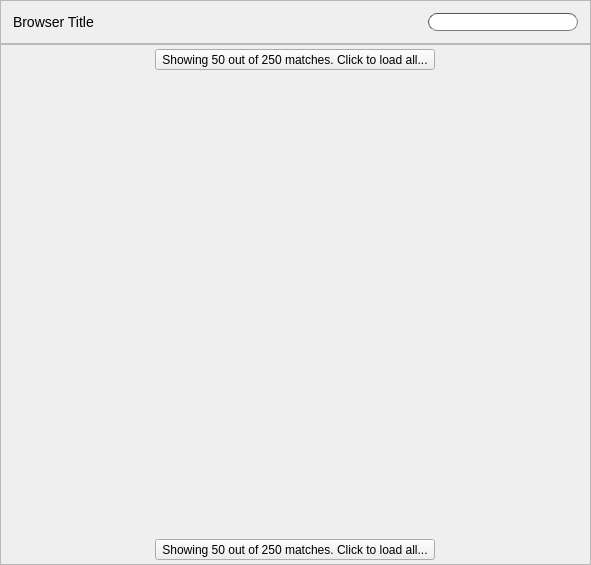
<?xml version="1.0" encoding="UTF-8"?>
<ui version="4.0">
 <class>Browser</class>
 <widget class="QWidget" name="Browser">
  <property name="geometry">
   <rect>
    <x>0</x>
    <y>0</y>
    <width>591</width>
    <height>565</height>
   </rect>
  </property>
  <property name="windowTitle">
   <string>Form</string>
  </property>
  <layout class="QVBoxLayout" name="verticalLayout">
   <property name="spacing">
    <number>0</number>
   </property>
   <property name="margin">
    <number>0</number>
   </property>
   <item>
    <widget class="QFrame" name="browser_header">
     <property name="minimumSize">
      <size>
       <width>0</width>
       <height>44</height>
      </size>
     </property>
     <property name="maximumSize">
      <size>
       <width>16777215</width>
       <height>44</height>
      </size>
     </property>
     <property name="styleSheet">
      <string notr="true"/>
     </property>
     <property name="frameShape">
      <enum>QFrame::StyledPanel</enum>
     </property>
     <property name="frameShadow">
      <enum>QFrame::Raised</enum>
     </property>
     <layout class="QHBoxLayout" name="horizontalLayout_4">
      <property name="leftMargin">
       <number>12</number>
      </property>
      <property name="topMargin">
       <number>3</number>
      </property>
      <property name="rightMargin">
       <number>12</number>
      </property>
      <property name="bottomMargin">
       <number>3</number>
      </property>
      <item>
       <widget class="QLabel" name="label">
        <property name="text">
         <string>&lt;big&gt;Browser Title&lt;/big&gt;</string>
        </property>
       </widget>
      </item>
      <item>
       <spacer name="horizontalSpacer">
        <property name="orientation">
         <enum>Qt::Horizontal</enum>
        </property>
        <property name="sizeHint" stdset="0">
         <size>
          <width>40</width>
          <height>20</height>
         </size>
        </property>
       </spacer>
      </item>
      <item>
       <widget class="QLineEdit" name="search">
        <property name="minimumSize">
         <size>
          <width>150</width>
          <height>0</height>
         </size>
        </property>
        <property name="maximumSize">
         <size>
          <width>150</width>
          <height>16777215</height>
         </size>
        </property>
        <property name="styleSheet">
         <string notr="true">border-width: 1px;
background-image: url(:/tk_framework_qtwidgets.browser_widget/search.png);
background-repeat: no-repeat;
background-position: center left;
border-style: inset;
border-color: #535353;
border-radius: 9px;
padding-left: 15px</string>
        </property>
       </widget>
      </item>
     </layout>
    </widget>
   </item>
   <item>
    <widget class="QStackedWidget" name="main_pages">
     <property name="currentIndex">
      <number>0</number>
     </property>
     <widget class="QWidget" name="items_page">
      <layout class="QHBoxLayout" name="horizontalLayout_3">
       <property name="spacing">
        <number>0</number>
       </property>
       <property name="margin">
        <number>0</number>
       </property>
       <item>
        <widget class="QScrollArea" name="scroll_area">
         <property name="horizontalScrollBarPolicy">
          <enum>Qt::ScrollBarAlwaysOff</enum>
         </property>
         <property name="widgetResizable">
          <bool>true</bool>
         </property>
         <widget class="QWidget" name="scrollAreaWidgetContents">
          <property name="geometry">
           <rect>
            <x>0</x>
            <y>0</y>
            <width>589</width>
            <height>519</height>
           </rect>
          </property>
          <layout class="QVBoxLayout" name="verticalLayout_4">
           <property name="spacing">
            <number>0</number>
           </property>
           <property name="margin">
            <number>4</number>
           </property>
           <item>
            <layout class="QHBoxLayout" name="horizontalLayout_7">
             <item>
              <widget class="QToolButton" name="load_all_top">
               <property name="text">
                <string>Showing 50 out of 250 matches. Click to load all...</string>
               </property>
              </widget>
             </item>
            </layout>
           </item>
           <item>
            <layout class="QVBoxLayout" name="scroll_area_layout">
             <property name="spacing">
              <number>0</number>
             </property>
            </layout>
           </item>
           <item>
            <spacer name="verticalSpacer">
             <property name="orientation">
              <enum>Qt::Vertical</enum>
             </property>
             <property name="sizeHint" stdset="0">
              <size>
               <width>20</width>
               <height>40</height>
              </size>
             </property>
            </spacer>
           </item>
           <item>
            <layout class="QHBoxLayout" name="horizontalLayout_8">
             <item>
              <widget class="QToolButton" name="load_all_bottom">
               <property name="text">
                <string>Showing 50 out of 250 matches. Click to load all...</string>
               </property>
              </widget>
             </item>
            </layout>
           </item>
          </layout>
         </widget>
        </widget>
       </item>
      </layout>
     </widget>
     <widget class="QWidget" name="loading_page">
      <property name="styleSheet">
       <string notr="true"/>
      </property>
      <layout class="QHBoxLayout" name="horizontalLayout">
       <property name="spacing">
        <number>0</number>
       </property>
       <property name="margin">
        <number>0</number>
       </property>
       <item>
        <widget class="QLabel" name="progress_bar">
         <property name="layoutDirection">
          <enum>Qt::LeftToRight</enum>
         </property>
         <property name="styleSheet">
          <string notr="true">#progress_bar {
border-style: solid;
border-width: 1px;
border-radius: 2px;
border-color: rgb(32,32,32);
}</string>
         </property>
         <property name="text">
          <string/>
         </property>
         <property name="pixmap">
          <pixmap resource="resources.qrc">:/tk_framework_qtwidgets.browser_widget/progress_bar_1.png</pixmap>
         </property>
         <property name="alignment">
          <set>Qt::AlignCenter</set>
         </property>
        </widget>
       </item>
      </layout>
     </widget>
     <widget class="QWidget" name="status_page">
      <layout class="QHBoxLayout" name="horizontalLayout_2">
       <property name="spacing">
        <number>0</number>
       </property>
       <property name="margin">
        <number>0</number>
       </property>
       <item>
        <widget class="QLabel" name="status_message">
         <property name="layoutDirection">
          <enum>Qt::LeftToRight</enum>
         </property>
         <property name="styleSheet">
          <string notr="true">#status_message {
border-style: solid;
border-width: 1px;
border-radius: 2px;
border-color: rgb(32,32,32);
}</string>
         </property>
         <property name="text">
          <string>Sorry, no items found!</string>
         </property>
         <property name="alignment">
          <set>Qt::AlignCenter</set>
         </property>
         <property name="wordWrap">
          <bool>true</bool>
         </property>
        </widget>
       </item>
      </layout>
     </widget>
    </widget>
   </item>
  </layout>
 </widget>
 <resources>
  <include location="resources.qrc"/>
  <include location="resources.qrc"/>
 </resources>
 <connections/>
</ui>
